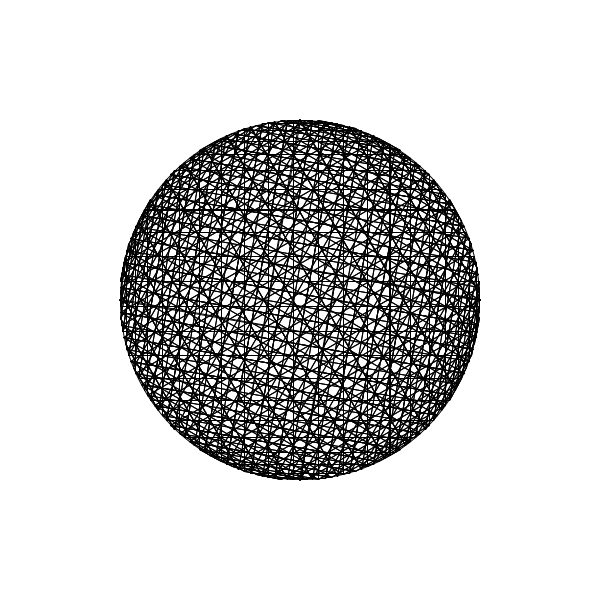
Frame 1 (no input)
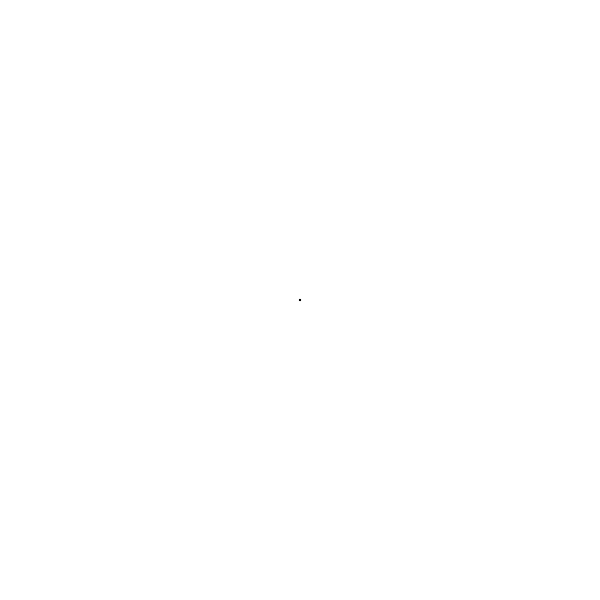
Frame 60 (the mouse pressed at the canvas centre just before this capture)
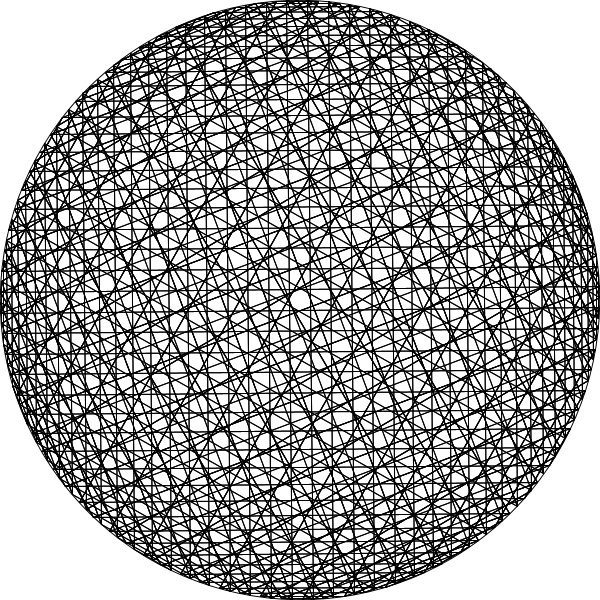
Frame 120 (the mouse held since frame 60 and released just before this capture)

The Processing sketch that drew these frames (run headless with seeded random() and noise(); from frame 60 on, the mouse is pressed at the canvas centre):

// Processing sketch: symetric_circle_mono
// ── symetric_circle_mono.pde
float r = 200;
float angle = 0;

void setup() {
  size (600, 600);
}

void draw() {
  background(255);

  r = lerp(r, mouseX, 0.1);

  translate(width/2, height/2);
  rotate(angle);

  for (int j = 0; j < 180; j += 10) {
    rotate(radians(j));
    pushMatrix();
    for (int i = 0; i < 360; i += 8) {
      line(
        sin(radians(i)) * r, cos(radians(i)) * r, 
        sin(radians(-i)) * r, cos(radians(-i)) * r
        );
    }
    popMatrix();
  }
  
  noFill();
  stroke(0);
  ellipse(0, 0, 2*r, 2*r);
  
  angle += TWO_PI/720;
}
